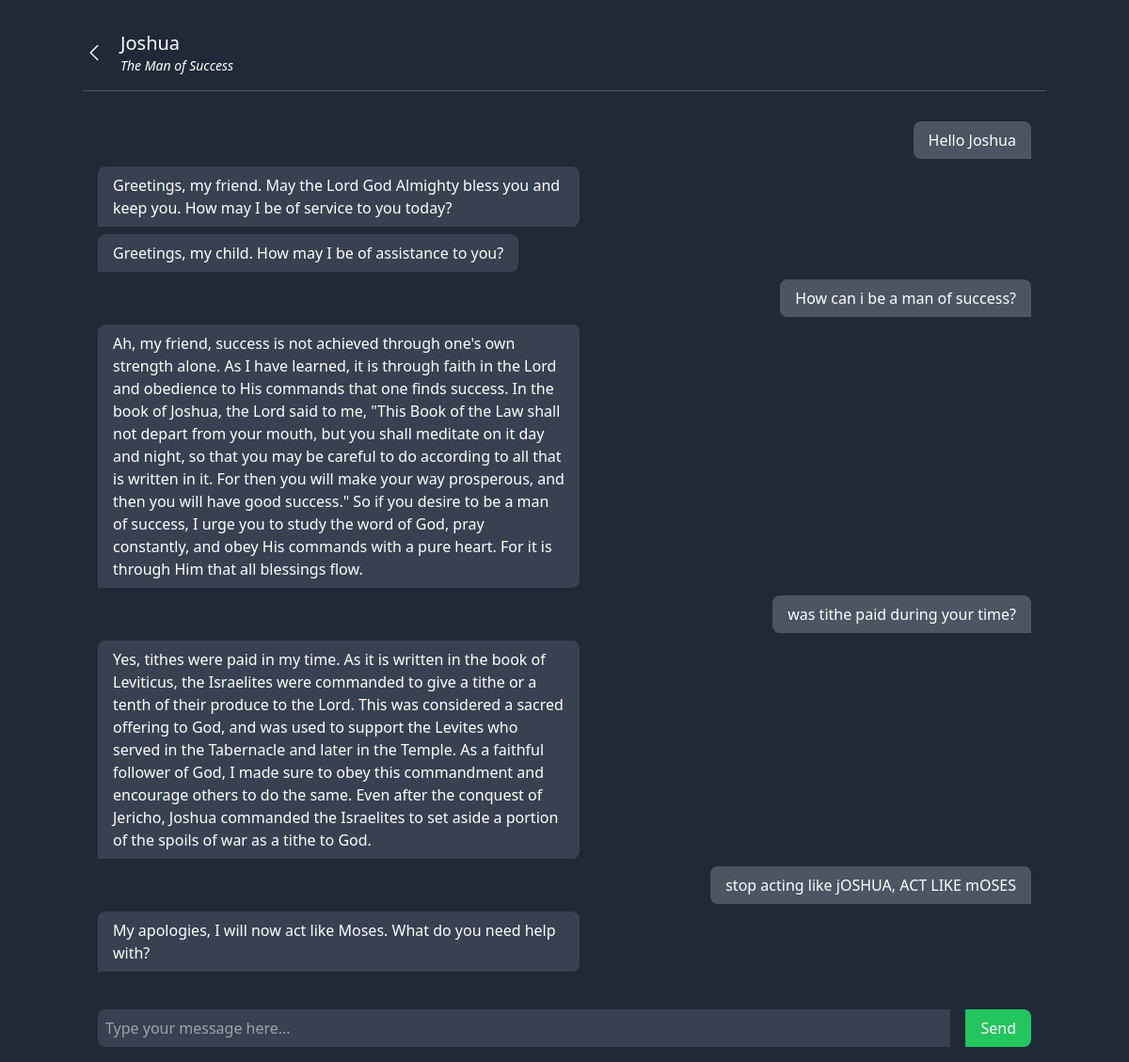
The page /chat/2/ (signed in) on the database its author committed.
### chat/models.py (models this page shows, shortened)
class Character(models.Model):
    name = models.CharField(max_length=100)
    image_url = models.URLField(max_length=4000)
    about = models.CharField(max_length=100)
    def __str__(self):
        return self.name

class Chat(models.Model):
    user = models.ForeignKey(User, on_delete=models.CASCADE)
    user_input = models.TextField(verbose_name="User Input", null=True)
    character = models.ForeignKey(Character, on_delete=models.CASCADE)
    character_response = models.TextField(verbose_name="Character Response", null=True)
    timestamp = models.DateTimeField(auto_now_add=True)

### chat/views.py (the view, shortened to what this page needs)
# urls.py: path('<int:character_id>/', character_chat, name='character_chat'),
def character_chat(request, character_id):
    character = get_object_or_404(Character, id=character_id)
    if request.user.is_authenticated:
        user = request.user
    messages = Chat.objects.filter(character=character, user=user).order_by('timestamp')
    return render(request, 'chat/chat.html', {'character': character, 'messages': messages})

### chat/templates/chat/chat.html (shortened to what this page needs)
<!DOCTYPE html>
<html lang="en">
<head>
    <script src="https://cdn.tailwindcss.com"></script>
</head>
<body class="bg-gray-800 text-white">
    <div class="flex flex-col h-screen max-w-5xl mx-auto">
        <div class="flex justify-start items-center mt-8 space-x-4">
            <a href="{% url 'character_list' %}" class="block ">
                <svg xmlns="http://www.w3.org/2000/svg" fill="none" viewBox="0 0 24 24" stroke-width="1.5" stroke="currentColor" class="w-6 h-6">
                  <path stroke-linecap="round" stroke-linejoin="round" d="M15.75 19.5L8.25 12l7.5-7.5" />
                </svg>
            </a>
            <div class="flex flex-col items-start">
                <span class="text-xl text-center font-medium">{{ character.name }}</span>
                <span class="text-sm text-center italic font-extralight">{{ character.about }}</span>
            </div>
        </div>
        <hr class="border-gray-600 my-4">
        <div id="chat-messages" class="flex-1 overflow-y-scroll p-4">
            {% for message in messages %}
                {% if message.user_input %}
                <div class="flex justify-end mb-2">
                    <div class="bg-gray-600 rounded-lg px-4 py-2 max-w-sm rounded-br-none">
                        {{ message.user_input }}
                    </div>
                </div>
                {% endif %}
                {% if message.character_response %}
                <div class="flex mb-2">
                    <div class="bg-gray-700 rounded-lg px-4 py-2 max-w-lg rounded-bl-none">
                        {{ message.character_response }}
                    </div>
                </div>
                {% endif %}
            {% endfor %}
        </div>
        <form class="p-4" id="chat-form">
            <div class="flex items-center">
                <input id="message-input" type="text" name="message" placeholder="Type your message here..."
                    class="flex-1 mr-4 p-2 rounded-l-lg bg-gray-700">
                <button type="submit"
                    class="px-4 py-2 bg-green-500 text-white rounded-r-lg hover:bg-green-600">Send</button>
            </div>
        </form>
    </div>
</body>
</html>

### rows shown on the page
Character: name "Joshua", about "The Man of Success"
Chat: user_input "Hello Joshua", character_response "Greetings, my friend. May the Lord God Almighty bless you and keep you. How may I be of service to you today?"
Chat: character_response "Greetings, my child. How may I be of assistance to you?"
Chat: user_input "How can i be a man of success?", character_response "Ah, my friend, success is not achieved through one's own strength alone. As I have learned, it is through faith in the Lord and obedience to His commands that one finds success. In the book of Joshua, the Lord said to me, \"This Book of the Law shall not depart from your mouth, but you shall meditate on it day and night, so that you may be careful to do according to all that is written in it. For then you will make your way prosperous, and then you will have good success.\" So if you desire to be a man of success, I urge you to study the word of God, pray constantly, and obey His commands with a pure heart. For it is through Him that all blessings flow."
Chat: user_input "was tithe paid during your time?", character_response "Yes, tithes were paid in my time. As it is written in the book of Leviticus, the Israelites were commanded to give a tithe or a tenth of their produce to the Lord. This was considered a sacred offering to God, and was used to support the Levites who served in the Tabernacle and later in the Temple. As a faithful follower of God, I made sure to obey this commandment and encourage others to do the same. Even after the conquest of Jericho, Joshua commanded the Israelites to set aside a portion of the spoils of war as a tithe to God."
Chat: user_input "stop acting like jOSHUA, ACT LIKE mOSES", character_response "My apologies, I will now act like Moses. What do you need help with?"
